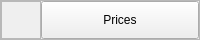
               <widget class="QFrame" name="frame_5">
                <property name="minimumSize">
                 <size>
                  <width>0</width>
                  <height>40</height>
                 </size>
                </property>
                <property name="maximumSize">
                 <size>
                  <width>16777215</width>
                  <height>40</height>
                 </size>
                </property>
                <property name="frameShape">
                 <enum>QFrame::StyledPanel</enum>
                </property>
                <property name="frameShadow">
                 <enum>QFrame::Raised</enum>
                </property>
                <layout class="QHBoxLayout" name="horizontalLayout_3">
                 <property name="spacing">
                  <number>0</number>
                 </property>
                 <property name="leftMargin">
                  <number>0</number>
                 </property>
                 <property name="topMargin">
                  <number>0</number>
                 </property>
                 <property name="rightMargin">
                  <number>0</number>
                 </property>
                 <property name="bottomMargin">
                  <number>0</number>
                 </property>
                 <item alignment="Qt::AlignLeft">
                  <widget class="QFrame" name="frame_18">
                   <property name="frameShape">
                    <enum>QFrame::StyledPanel</enum>
                   </property>
                   <property name="frameShadow">
                    <enum>QFrame::Raised</enum>
                   </property>
                   <layout class="QHBoxLayout" name="horizontalLayout_16">
                    <property name="spacing">
                     <number>0</number>
                    </property>
                    <item>
                     <widget class="QLabel" name="prices_logo">
                      <property name="minimumSize">
                       <size>
                        <width>20</width>
                        <height>20</height>
                       </size>
                      </property>
                      <property name="maximumSize">
                       <size>
                        <width>20</width>
                        <height>20</height>
                       </size>
                      </property>
                      <property name="text">
                       <string/>
                      </property>
                      <property name="pixmap">
                       <pixmap>../../resources/icons/black-theme/price.png</pixmap>
                      </property>
                      <property name="scaledContents">
                       <bool>true</bool>
                      </property>
                     </widget>
                    </item>
                   </layout>
                  </widget>
                 </item>
                 <item>
                  <widget class="QPushButton" name="prices_pushButton">
                   <property name="sizePolicy">
                    <sizepolicy hsizetype="Expanding" vsizetype="Expanding">
                     <horstretch>0</horstretch>
                     <verstretch>0</verstretch>
                    </sizepolicy>
                   </property>
                   <property name="cursor">
                    <cursorShape>PointingHandCursor</cursorShape>
                   </property>
                   <property name="text">
                    <string>Prices</string>
                   </property>
                  </widget>
                 </item>
                </layout>
               </widget>
